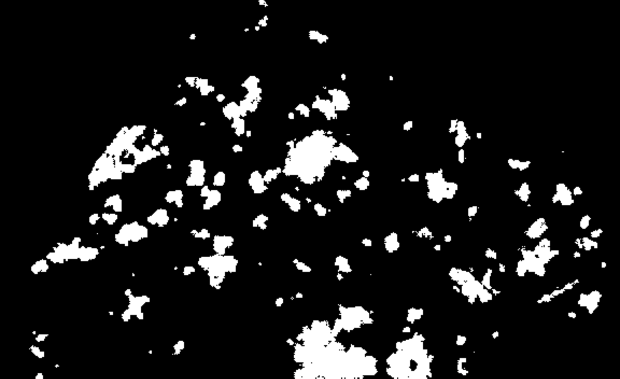
#> input picture training/media/FFS_2.predict.png, 1240 x 757 px, found by its file name (shown at 1/2 size); its folder holds only this picture in this run
$ jupyter execute --allow-errors draw_rectangles.ipynb
#> lines starting #> are read from the running program, lines starting #| are printed output that depends on the picture; after the words box and inside, x2 and y2 are one past the last pixel; in counts of white or black regions, pixels touching at a corner belong together
[cell 1]
import cv2 as cv
import os

[cell 2]
folder = r"E:\Work\SWIFTT-BTI-2\training\media"

A = [(173, 233), (357, 378)]
B = [(550, 240), (724, 384)]
C = [(578, 602), (765, 733)]

points = [A, B, C]
colors = [[255, 0, 0], [0, 255, 0], [0, 0, 255]]
s = 9

for f in os.listdir(folder):
    if not f.endswith(".png"):
        continue

    img = cv.imread(os.path.join(folder, f))
#> img is the input picture: shape (757, 1240, 3); min 0, max 255, mean 26.1

    for p, color in zip(points, colors):
        img = cv.rectangle(img, (p[0][0] - s // 2, p[0][1] - s // 2), (p[1][0] + s // 2, p[1][1] + s // 2), [0, 0, 0], s)
        img = cv.rectangle(img, (p[0][0] + s // 2, p[0][1] + s // 2), (p[1][0] - s // 2, p[1][1] - s // 2), [0, 0, 0], s)
        img = cv.rectangle(img, p[0], p[1], color, s)
#> this loop made 3 passes
#> pass 1, `img = cv.rectangle(img, p[0], p[1], color, s)`:
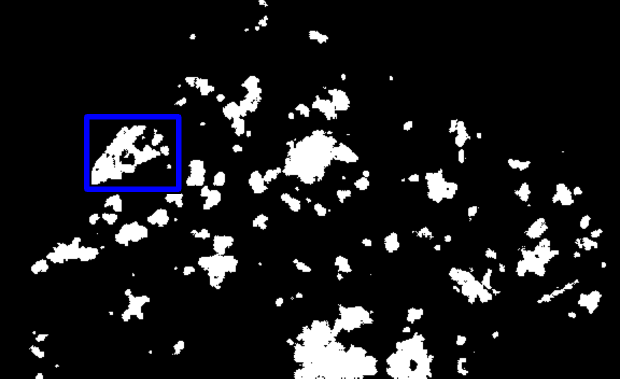
#> img: shape (757, 1240, 3) (shown at 1/2 size); mean B, G, R 28, 26, 26
#> pass 2, `img = cv.rectangle(img, (p[0][0] - s // 2, p[0][1] - s // 2), (p[1][0]..`:
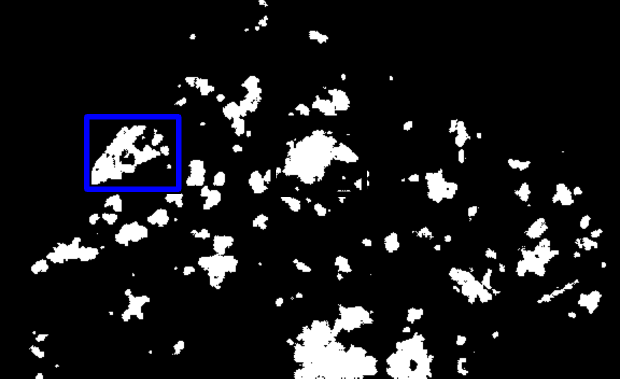
#> img: shape (757, 1240, 3) (shown at 1/2 size); 0.15% of pixels changed, all inside (x1, y1, x2, y2) = (541, 231, 734, 394)
#> after the loop:
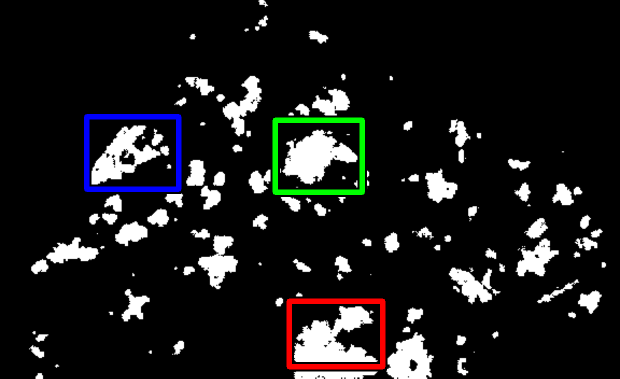
#> img: shape (757, 1240, 3) (shown at 1/2 size); 1.66% of pixels changed, all inside (x1, y1, x2, y2) = (545, 235, 775, 743)

    cv.imwrite(os.path.join(folder, "rect", f), img)
